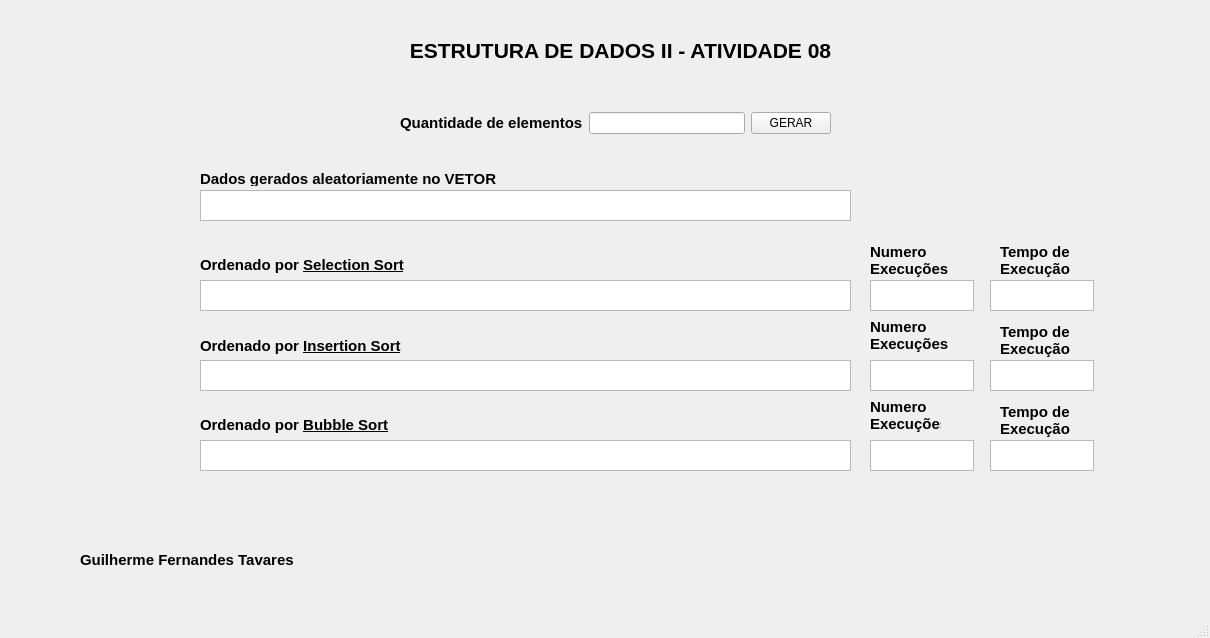
<?xml version="1.0" encoding="UTF-8"?>
<ui version="4.0">
 <class>MainWindow</class>
 <widget class="QMainWindow" name="MainWindow">
  <property name="geometry">
   <rect>
    <x>0</x>
    <y>0</y>
    <width>1210</width>
    <height>638</height>
   </rect>
  </property>
  <property name="windowTitle">
   <string>MainWindow</string>
  </property>
  <widget class="QWidget" name="centralwidget">
   <widget class="QLabel" name="label_6">
    <property name="geometry">
     <rect>
      <x>80</x>
      <y>540</y>
      <width>221</width>
      <height>41</height>
     </rect>
    </property>
    <property name="text">
     <string>&lt;html&gt;&lt;head/&gt;&lt;body&gt;&lt;p&gt;&lt;span style=&quot; font-size:11pt; font-weight:700;&quot;&gt;Guilherme Fernandes Tavares&lt;/span&gt;&lt;/p&gt;&lt;/body&gt;&lt;/html&gt;</string>
    </property>
   </widget>
   <widget class="QLabel" name="label_12">
    <property name="geometry">
     <rect>
      <x>1000</x>
      <y>320</y>
      <width>71</width>
      <height>41</height>
     </rect>
    </property>
    <property name="text">
     <string>&lt;html&gt;&lt;head/&gt;&lt;body&gt;&lt;p&gt;&lt;span style=&quot; font-size:11pt; font-weight:700;&quot;&gt;Tempo de&lt;br/&gt;Execução&lt;/span&gt;&lt;/p&gt;&lt;/body&gt;&lt;/html&gt;</string>
    </property>
   </widget>
   <widget class="QTextEdit" name="textEditNExecucaoIS">
    <property name="geometry">
     <rect>
      <x>870</x>
      <y>360</y>
      <width>104</width>
      <height>31</height>
     </rect>
    </property>
    <property name="readOnly">
     <bool>true</bool>
    </property>
   </widget>
   <widget class="QTextEdit" name="textEditTempoIS">
    <property name="geometry">
     <rect>
      <x>990</x>
      <y>360</y>
      <width>104</width>
      <height>31</height>
     </rect>
    </property>
    <property name="readOnly">
     <bool>true</bool>
    </property>
   </widget>
   <widget class="QLabel" name="label_3">
    <property name="geometry">
     <rect>
      <x>200</x>
      <y>170</y>
      <width>301</width>
      <height>16</height>
     </rect>
    </property>
    <property name="text">
     <string>&lt;html&gt;&lt;head/&gt;&lt;body&gt;&lt;p&gt;&lt;span style=&quot; font-size:11pt; font-weight:700;&quot;&gt;Dados gerados aleatoriamente no VETOR&lt;/span&gt;&lt;/p&gt;&lt;/body&gt;&lt;/html&gt;</string>
    </property>
   </widget>
   <widget class="QLabel" name="label_8">
    <property name="geometry">
     <rect>
      <x>1000</x>
      <y>30</y>
      <width>91</width>
      <height>121</height>
     </rect>
    </property>
    <property name="text">
     <string/>
    </property>
    <property name="pixmap">
     <pixmap resource="Recursos.qrc">:/new/prefix1/Recursos/puc-goias-vertical-logo-6B1DC20460-seeklogo.com.png</pixmap>
    </property>
    <property name="scaledContents">
     <bool>true</bool>
    </property>
   </widget>
   <widget class="QLabel" name="label_11">
    <property name="geometry">
     <rect>
      <x>1000</x>
      <y>240</y>
      <width>71</width>
      <height>41</height>
     </rect>
    </property>
    <property name="text">
     <string>&lt;html&gt;&lt;head/&gt;&lt;body&gt;&lt;p&gt;&lt;span style=&quot; font-size:11pt; font-weight:700;&quot;&gt;Tempo de&lt;br/&gt;Execução&lt;/span&gt;&lt;/p&gt;&lt;/body&gt;&lt;/html&gt;</string>
    </property>
   </widget>
   <widget class="QLabel" name="label_9">
    <property name="geometry">
     <rect>
      <x>870</x>
      <y>310</y>
      <width>81</width>
      <height>51</height>
     </rect>
    </property>
    <property name="text">
     <string>&lt;html&gt;&lt;head/&gt;&lt;body&gt;&lt;p&gt;&lt;span style=&quot; font-size:11pt; font-weight:700;&quot;&gt;  Numero &lt;br/&gt;Execuções&lt;/span&gt;&lt;/p&gt;&lt;/body&gt;&lt;/html&gt;</string>
    </property>
   </widget>
   <widget class="QWidget" name="layoutWidget">
    <property name="geometry">
     <rect>
      <x>400</x>
      <y>110</y>
      <width>431</width>
      <height>26</height>
     </rect>
    </property>
    <layout class="QHBoxLayout" name="horizontalLayout">
     <item>
      <widget class="QLabel" name="label_2">
       <property name="text">
        <string>&lt;html&gt;&lt;head/&gt;&lt;body&gt;&lt;p&gt;&lt;span style=&quot; font-size:11pt; font-weight:700;&quot;&gt;Quantidade de elementos&lt;/span&gt;&lt;/p&gt;&lt;/body&gt;&lt;/html&gt;</string>
       </property>
      </widget>
     </item>
     <item>
      <widget class="QLineEdit" name="lineEditQuantidadeElementos"/>
     </item>
     <item>
      <widget class="QPushButton" name="pushButtonGerar">
       <property name="text">
        <string>GERAR</string>
       </property>
      </widget>
     </item>
    </layout>
   </widget>
   <widget class="QTextEdit" name="textEditGerados">
    <property name="geometry">
     <rect>
      <x>200</x>
      <y>190</y>
      <width>651</width>
      <height>31</height>
     </rect>
    </property>
    <property name="readOnly">
     <bool>true</bool>
    </property>
   </widget>
   <widget class="QLabel" name="label_10">
    <property name="geometry">
     <rect>
      <x>870</x>
      <y>240</y>
      <width>81</width>
      <height>41</height>
     </rect>
    </property>
    <property name="text">
     <string>&lt;html&gt;&lt;head/&gt;&lt;body&gt;&lt;p&gt;&lt;span style=&quot; font-size:11pt; font-weight:700;&quot;&gt;  Numero &lt;br/&gt;Execuções&lt;/span&gt;&lt;/p&gt;&lt;/body&gt;&lt;/html&gt;</string>
    </property>
   </widget>
   <widget class="QTextEdit" name="textEditSelectionSort">
    <property name="geometry">
     <rect>
      <x>200</x>
      <y>280</y>
      <width>651</width>
      <height>31</height>
     </rect>
    </property>
    <property name="readOnly">
     <bool>true</bool>
    </property>
   </widget>
   <widget class="QLabel" name="label_7">
    <property name="geometry">
     <rect>
      <x>90</x>
      <y>30</y>
      <width>91</width>
      <height>121</height>
     </rect>
    </property>
    <property name="text">
     <string/>
    </property>
    <property name="pixmap">
     <pixmap resource="Recursos.qrc">:/new/prefix1/Recursos/Imagem.jpg</pixmap>
    </property>
    <property name="scaledContents">
     <bool>true</bool>
    </property>
    <property name="wordWrap">
     <bool>false</bool>
    </property>
   </widget>
   <widget class="QTextEdit" name="textEditTempoSS">
    <property name="geometry">
     <rect>
      <x>990</x>
      <y>280</y>
      <width>104</width>
      <height>31</height>
     </rect>
    </property>
    <property name="readOnly">
     <bool>true</bool>
    </property>
   </widget>
   <widget class="QTextEdit" name="textEditNExecucaoSS">
    <property name="geometry">
     <rect>
      <x>870</x>
      <y>280</y>
      <width>104</width>
      <height>31</height>
     </rect>
    </property>
    <property name="readOnly">
     <bool>true</bool>
    </property>
   </widget>
   <widget class="QLabel" name="label_4">
    <property name="geometry">
     <rect>
      <x>200</x>
      <y>255</y>
      <width>211</width>
      <height>21</height>
     </rect>
    </property>
    <property name="text">
     <string>&lt;html&gt;&lt;head/&gt;&lt;body&gt;&lt;p&gt;&lt;span style=&quot; font-size:11pt; font-weight:700;&quot;&gt;Ordenado por &lt;/span&gt;&lt;span style=&quot; font-size:11pt; font-weight:700; text-decoration: underline;&quot;&gt;Selection Sort&lt;/span&gt;&lt;/p&gt;&lt;/body&gt;&lt;/html&gt;</string>
    </property>
   </widget>
   <widget class="QTextEdit" name="textEditInsertionSort">
    <property name="geometry">
     <rect>
      <x>200</x>
      <y>360</y>
      <width>651</width>
      <height>31</height>
     </rect>
    </property>
    <property name="readOnly">
     <bool>true</bool>
    </property>
   </widget>
   <widget class="QLabel" name="label">
    <property name="geometry">
     <rect>
      <x>390</x>
      <y>30</y>
      <width>461</width>
      <height>41</height>
     </rect>
    </property>
    <property name="text">
     <string>&lt;html&gt;&lt;head/&gt;&lt;body&gt;&lt;p align=&quot;center&quot;&gt;&lt;span style=&quot; font-size:16pt; font-weight:700;&quot;&gt;ESTRUTURA DE DADOS II - ATIVIDADE 08&lt;/span&gt;&lt;/p&gt;&lt;/body&gt;&lt;/html&gt;</string>
    </property>
   </widget>
   <widget class="QLabel" name="label_5">
    <property name="geometry">
     <rect>
      <x>200</x>
      <y>336</y>
      <width>211</width>
      <height>20</height>
     </rect>
    </property>
    <property name="text">
     <string>&lt;html&gt;&lt;head/&gt;&lt;body&gt;&lt;p&gt;&lt;span style=&quot; font-size:11pt; font-weight:700;&quot;&gt;Ordenado por &lt;/span&gt;&lt;span style=&quot; font-size:11pt; font-weight:700; text-decoration: underline;&quot;&gt;Insertion Sort&lt;/span&gt;&lt;/p&gt;&lt;/body&gt;&lt;/html&gt;</string>
    </property>
   </widget>
   <widget class="QTextEdit" name="textEditBubbleSort">
    <property name="geometry">
     <rect>
      <x>200</x>
      <y>440</y>
      <width>651</width>
      <height>31</height>
     </rect>
    </property>
    <property name="readOnly">
     <bool>true</bool>
    </property>
   </widget>
   <widget class="QLabel" name="label_13">
    <property name="geometry">
     <rect>
      <x>200</x>
      <y>415</y>
      <width>191</width>
      <height>21</height>
     </rect>
    </property>
    <property name="text">
     <string>&lt;html&gt;&lt;head/&gt;&lt;body&gt;&lt;p&gt;&lt;span style=&quot; font-size:11pt; font-weight:700;&quot;&gt;Ordenado por &lt;/span&gt;&lt;span style=&quot; font-size:11pt; font-weight:700; text-decoration: underline;&quot;&gt;Bubble Sort&lt;/span&gt;&lt;/p&gt;&lt;/body&gt;&lt;/html&gt;</string>
    </property>
   </widget>
   <widget class="QLabel" name="label_14">
    <property name="geometry">
     <rect>
      <x>870</x>
      <y>390</y>
      <width>71</width>
      <height>51</height>
     </rect>
    </property>
    <property name="text">
     <string>&lt;html&gt;&lt;head/&gt;&lt;body&gt;&lt;p&gt;&lt;span style=&quot; font-size:11pt; font-weight:700;&quot;&gt;Numero &lt;br/&gt;Execuções&lt;/span&gt;&lt;/p&gt;&lt;/body&gt;&lt;/html&gt;</string>
    </property>
   </widget>
   <widget class="QTextEdit" name="textEditNExecucaoBS">
    <property name="geometry">
     <rect>
      <x>870</x>
      <y>440</y>
      <width>104</width>
      <height>31</height>
     </rect>
    </property>
    <property name="readOnly">
     <bool>true</bool>
    </property>
   </widget>
   <widget class="QLabel" name="label_15">
    <property name="geometry">
     <rect>
      <x>1000</x>
      <y>400</y>
      <width>81</width>
      <height>41</height>
     </rect>
    </property>
    <property name="text">
     <string>&lt;html&gt;&lt;head/&gt;&lt;body&gt;&lt;p&gt;&lt;span style=&quot; font-size:11pt; font-weight:700;&quot;&gt;Tempo de&lt;br/&gt;Execução&lt;/span&gt;&lt;/p&gt;&lt;/body&gt;&lt;/html&gt;</string>
    </property>
   </widget>
   <widget class="QTextEdit" name="textEditTempoBS">
    <property name="geometry">
     <rect>
      <x>990</x>
      <y>440</y>
      <width>104</width>
      <height>31</height>
     </rect>
    </property>
    <property name="readOnly">
     <bool>true</bool>
    </property>
   </widget>
  </widget>
  <widget class="QMenuBar" name="menubar">
   <property name="geometry">
    <rect>
     <x>0</x>
     <y>0</y>
     <width>1210</width>
     <height>21</height>
    </rect>
   </property>
  </widget>
  <widget class="QStatusBar" name="statusbar"/>
 </widget>
 <resources>
  <include location="Recursos.qrc"/>
 </resources>
 <connections/>
</ui>
